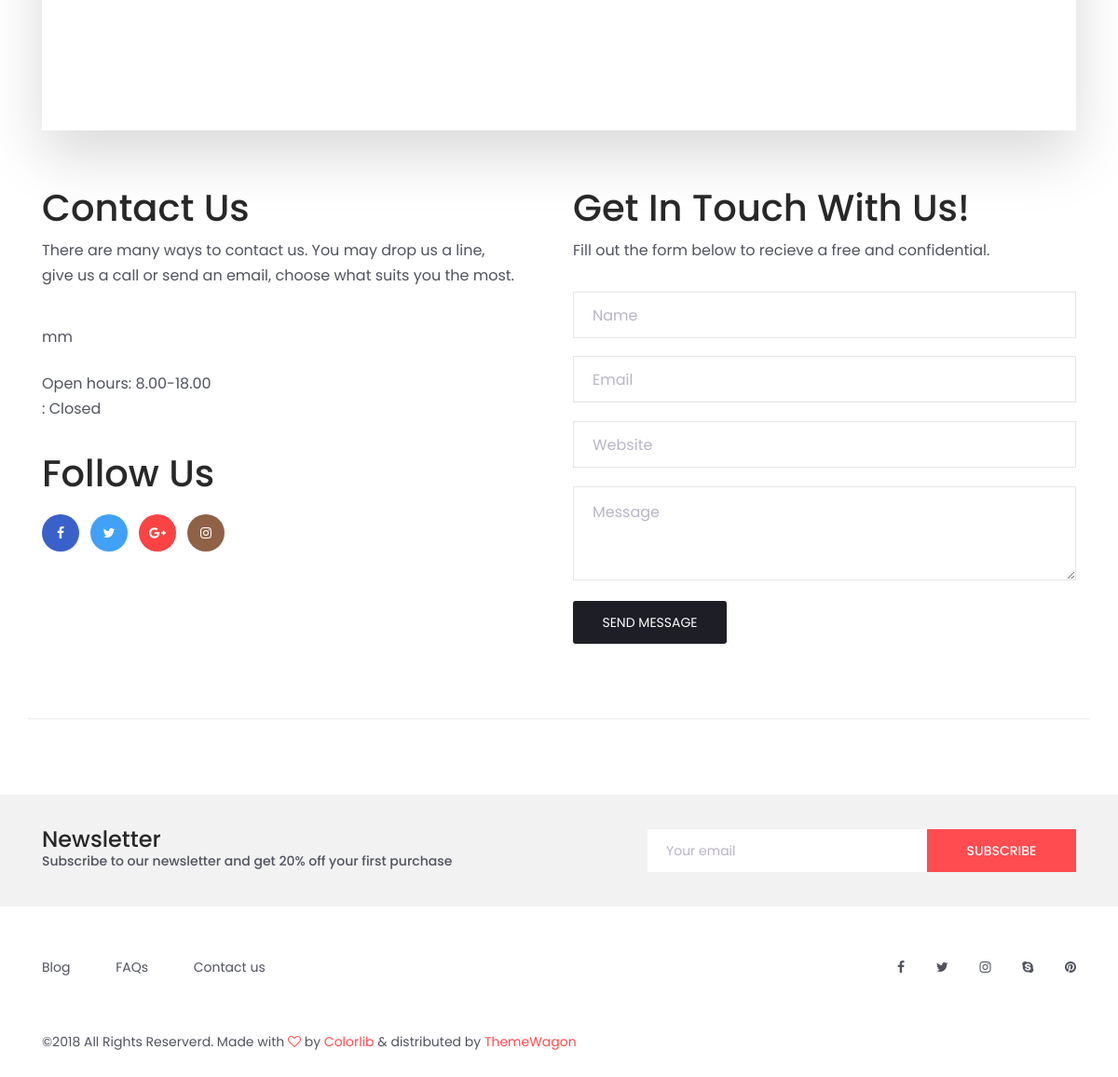
The app's page /contact/ (lower part), older data.
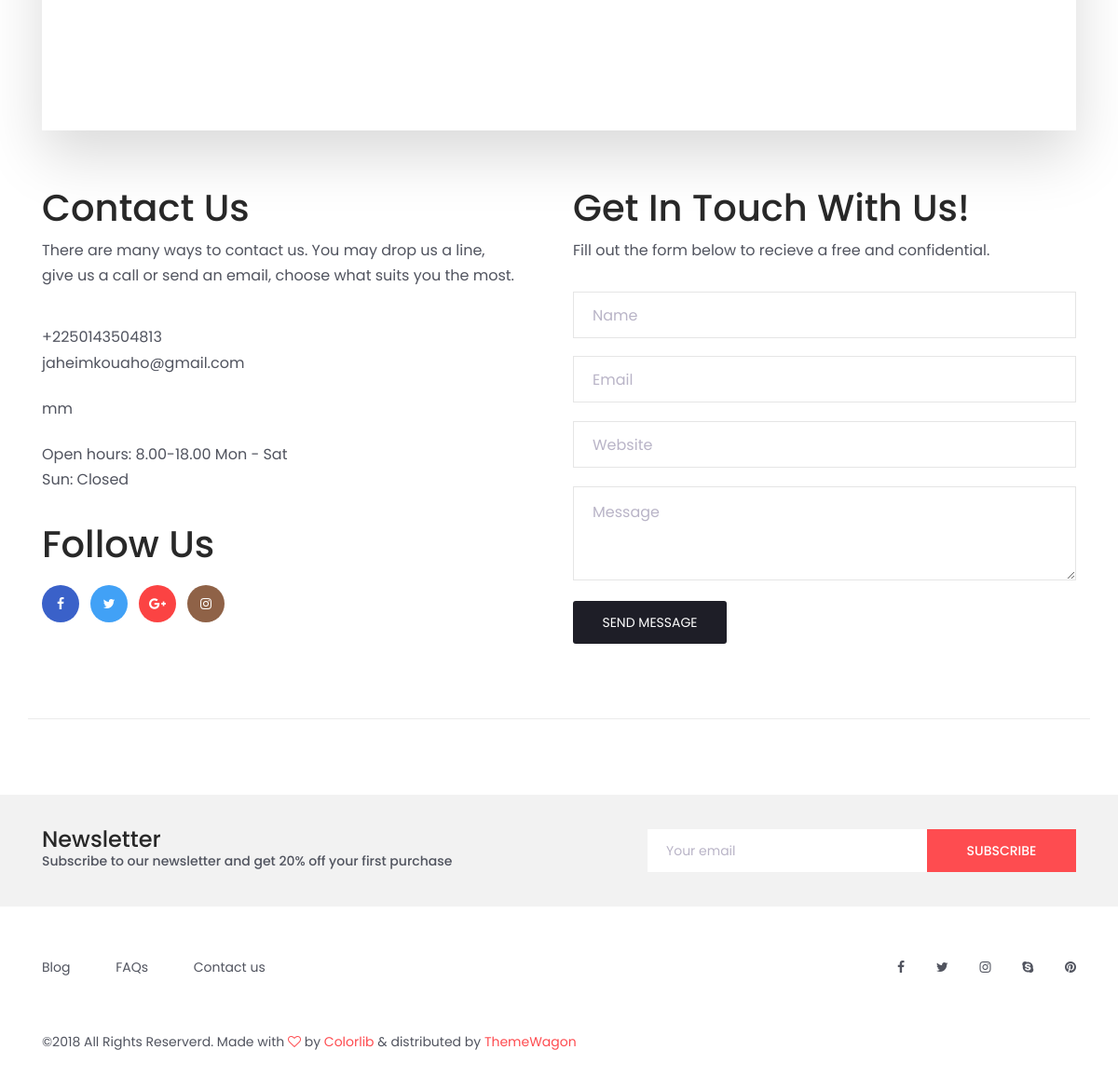
The same page, newer data.
### Front/models.py (models this page shows, shortened)
class Site_Info(models.Model):
    class Meta:
        verbose_name = 'Site_Info'
        verbose_name_plural = 'Site_Infos'
    site_name = models.CharField(max_length=100)
    section_new_arrivals_title = models.CharField(max_length=50)
    section_deals_title = models.CharField(max_length=30)
    facebook_link = models.URLField()
    twitter_link = models.URLField()
    instagram_link = models.URLField()
    skype_link = models.URLField()
    pinterest_link = models.URLField()
    copyright = models.CharField(max_length=100)
    email = models.EmailField(max_length=254)
    opening_days = models.CharField(max_length=255)
    closed_day = models.CharField(max_length=254)
    phone = PhoneNumberField()
    map_location = models.TextField()
    created_at = models.DateTimeField(auto_now_add=True)
    deleted_at = models.BooleanField(default=False)
    updated_at = models.DateTimeField(auto_now=True)

### Front/views.py (the view)
# urls.py: path('contact/', views.contact , name="contact" ),
def contact(request):
    site = Site_Info.objects.filter().first()
    return render(request, "pages/contact.html", locals())

### templates/pages/contact.html (shortened to what this page needs)
{% extends 'base/base_shop.html' %}
{% load static %}
{% block 'content' %}
	<div class="container contact_container">
		<div class="row">
			<div class="col">
				<div id="google_map">
					<div class="map_container">
						<div id="map"></div>
					</div>
				</div>
			</div>
		</div>
		<div class="row">
			<div class="col-lg-6 contact_col">
				<div class="contact_contents">
					<h1>Contact Us</h1>
					<p>There are many ways to contact us. You may drop us a line, give us a call or send an email, choose what suits you the most.</p>
					<div>
						<p>{{site.phone}}</p>
						<p>{{site.email}}</p>
					</div>
					<div>
						<p>mm</p>
					</div>
					<div>
						<p>Open hours: 8.00-18.00 {{site.opening_days}}</p>
						<p>{{site.closed_day}}: Closed</p>
					</div>
				</div>
				<div class="follow_us_contents">
					<h1>Follow Us</h1>
					<ul class="social d-flex flex-row">
						<li><a href="#" style="background-color: #3a61c9"><i class="fa fa-facebook" aria-hidden="true"></i></a></li>
						<li><a href="#" style="background-color: #41a1f6"><i class="fa fa-twitter" aria-hidden="true"></i></a></li>
						<li><a href="#" style="background-color: #fb4343"><i class="fa fa-google-plus" aria-hidden="true"></i></a></li>
						<li><a href="#" style="background-color: #8f6247"><i class="fa fa-instagram" aria-hidden="true"></i></a></li>
					</ul>
				</div>
			</div>
			<div class="col-lg-6 get_in_touch_col">
				<div class="get_in_touch_contents">
					<h1>Get In Touch With Us!</h1>
					<p>Fill out the form below to recieve a free and confidential.</p>
					<form method="POST" action= "{% url 'contact' %}" id="contact">
						<div>
							<input id="name" class="form_input input_name input_ph" type="text" name="name" v-model="name" placeholder="Name" required="required" data-error="Name is required.">
							<input id="email" class="form_input input_email input_ph" type="email" v-model="email" name="email" placeholder="Email" required="required" data-error="Valid email is required.">
							<input id="website" class="form_input input_website input_ph" type="url" v-model="website" name="website" placeholder="Website" required="required" data-error="Website Name is required.">
							<textarea id="message" class="input_ph input_message" name="message" v-model="message"  placeholder="Message" rows="3" required data-error="Please, write us a message."></textarea>
						</div>
						<div>
							<button id="review_submit" type="submit" @click.prevent="post_data" class="red_button message_submit_btn trans_300" value="Submit">send message</button>
						</div>
					</form>
				</div>
			</div>
		</div>
	</div>
	<div class="newsletter">
		<div class="container">
			<div class="row">
				<div class="col-lg-6">
					<div class="newsletter_text d-flex flex-column justify-content-center align-items-lg-start align-items-md-center text-center">
						<h4>Newsletter</h4>
						<p>Subscribe to our newsletter and get 20% off your first purchase</p>
					</div>
				</div>
				<div class="col-lg-6">
					<form method="POST" id="newsletter">
						<div class="newsletter_form d-flex flex-md-row flex-column flex-xs-column align-items-center justify-content-lg-end justify-content-center">
							<input id="newsletter_email" name="email" v-model="email" type="email" placeholder="Your email" required="required" data-error="Valid email is required.">
							<button id="newsletter_submit" type="submit" @click.prevent="post_data" class="newsletter_submit_btn trans_300" value="Submit">Subscribe</button>
						</div>
					</form>
				</div>
			</div>
		</div>
	</div>
	{% endblock 'content' %}

Row changes from the older to the newer data that the page shows:
added Site_Info: phone "+2250143504813", email "jaheimkouaho@gmail.com", opening_days "Mon - Sat", closed_day "Sun"
